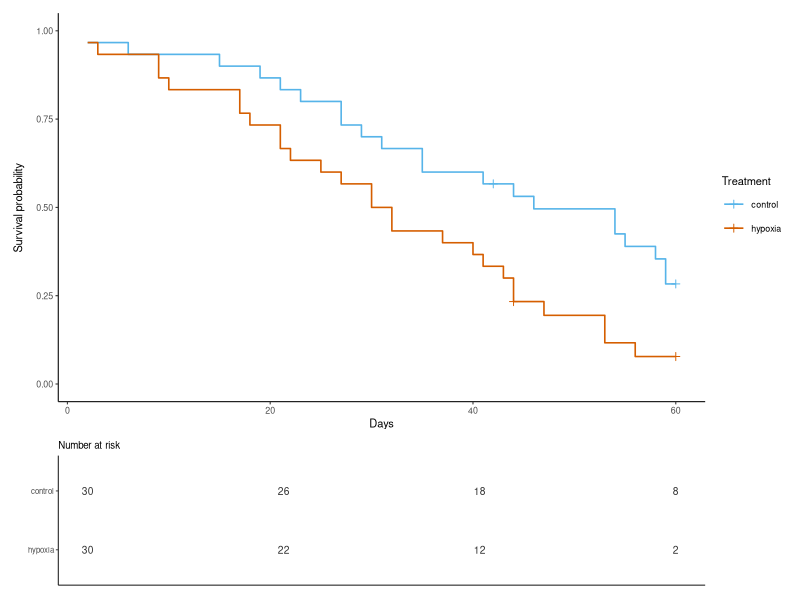

This figure's R source:
suppressPackageStartupMessages({
  library(readr); library(dplyr); library(survival); library(broom)
  library(ggplot2); library(patchwork)
})
d <- read_csv(here::here("assets/data/pika_survival.csv"), show_col_types = FALSE) |>
  mutate(status = as.integer(status), treatment = factor(treatment))
fit <- survfit(Surv(time_days, status) ~ treatment, data = d)
cox <- coxph(Surv(time_days, status) ~ treatment, data = d)
s <- summary(cox)
dir.create(here::here("data"), showWarnings = FALSE)
dir.create(here::here("figures"), showWarnings = FALSE)
res <- data.frame(
  term = rownames(s$conf.int),
  HR = round(s$conf.int[, "exp(coef)"], 3),
  lower = round(s$conf.int[, "lower .95"], 3),
  upper = round(s$conf.int[, "upper .95"], 3),
  p = signif(s$coefficients[, "Pr(>|z|)"], 3)
)
write_csv(res, here::here("data/stats_cox.csv"))
km <- broom::tidy(fit)
km$strata <- factor(km$strata, levels = c("treatment=control", "treatment=hypoxia"))
p_km <- ggplot(km, aes(time, estimate, colour = strata)) +
  geom_step(linewidth = .55) +
  geom_point(data = km[km$n.censor > 0, ], shape = 3, size = 1.6) +
  scale_colour_manual(values = c("treatment=control" = "#56B4E9", "treatment=hypoxia" = "#D55E00"),
                      breaks = c("treatment=control", "treatment=hypoxia"),
                      labels = c("control", "hypoxia")) +
  coord_cartesian(ylim = c(0, 1)) +
  labs(x = "Days", y = "Survival probability", colour = "Treatment") +
  theme_classic(base_size = 8)
tt <- c(0, 20, 40, 60)
sm <- summary(fit, times = tt)
risk <- data.frame(time = sm$time, strata = sm$strata, n = sm$n.risk)
risk$strata <- factor(risk$strata, levels = c("treatment=control", "treatment=hypoxia"))
p_risk <- ggplot(risk, aes(time, strata, label = n)) +
  geom_text(size = 2.6, colour = "#333333") +
  scale_y_discrete(limits = c("treatment=hypoxia", "treatment=control"),
                   labels = c("hypoxia", "control")) +
  labs(x = NULL, y = NULL, title = "Number at risk") +
  theme_classic(base_size = 7) +
  theme(panel.grid = element_blank(), axis.text.x = element_blank(),
        axis.ticks.x = element_blank(), plot.title = element_text(size = 7))
p <- p_km / p_risk + plot_layout(heights = c(3, 1))
ggsave(here::here("figures/fig_survival.svg"), p, width = 183, height = 90, units = "mm")
data.frame(
  file = c("data/stats_cox.csv", "figures/fig_survival.svg"),
  exists = file.exists(here::here(c("data/stats_cox.csv", "figures/fig_survival.svg"))),
  logrank_p = c(signif(pchisq(survdiff(Surv(time_days, status) ~ treatment, data = d)$chisq,
                              df = 1, lower.tail = FALSE), 2), NA)
)
